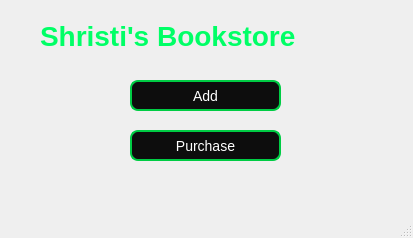
<?xml version="1.0" encoding="UTF-8"?>
<ui version="4.0">
 <class>MainWindow</class>
 <widget class="QMainWindow" name="MainWindow">
  <property name="geometry">
   <rect>
    <x>0</x>
    <y>0</y>
    <width>413</width>
    <height>238</height>
   </rect>
  </property>
  <property name="windowTitle">
   <string>MainWindow</string>
  </property>
  <widget class="QWidget" name="centralwidget">
   <widget class="QLabel" name="label">
    <property name="geometry">
     <rect>
      <x>40</x>
      <y>20</y>
      <width>341</width>
      <height>31</height>
     </rect>
    </property>
    <property name="styleSheet">
     <string notr="true">QLabel {
    color: #00ff66; 
    background-color: transparent;
    font-family: &quot;Consolas&quot;, &quot;Courier New&quot;, monospace;
    font-size: 28px;
    font-weight: bold;
    text-align: center;
    text-shadow: 0px 0px 10px #00ff66;
}</string>
    </property>
    <property name="text">
     <string>Shristi's Bookstore</string>
    </property>
   </widget>
   <widget class="QPushButton" name="pushButton">
    <property name="geometry">
     <rect>
      <x>130</x>
      <y>80</y>
      <width>151</width>
      <height>31</height>
     </rect>
    </property>
    <property name="styleSheet">
     <string notr="true">QPushButton {
    background-color: #0d0d0d;
    color: #ffffff;
    border: 2px solid #00cc44;
    border-radius: 8px;
    padding: 8px 16px;
    font-family: &quot;Consolas&quot;, &quot;Courier New&quot;, monospace;
    font-size: 14px;
}

QPushButton:hover {
    background-color: #1a1a1a; 
    border: 2px solid #00ff66;
    color: #00ffcc;
}

QPushButton:pressed {
    background-color: #003300; 
    border: 2px solid #00ff66;
}</string>
    </property>
    <property name="text">
     <string>Add</string>
    </property>
   </widget>
   <widget class="QPushButton" name="pushButton_2">
    <property name="geometry">
     <rect>
      <x>130</x>
      <y>130</y>
      <width>151</width>
      <height>31</height>
     </rect>
    </property>
    <property name="styleSheet">
     <string notr="true">QPushButton {
    background-color: #0d0d0d;
    color: #ffffff;
    border: 2px solid #00cc44;
    border-radius: 8px;
    padding: 8px 16px;
    font-family: &quot;Consolas&quot;, &quot;Courier New&quot;, monospace;
    font-size: 14px;
}

QPushButton:hover {
    background-color: #1a1a1a;
    border: 2px solid #00ff66;
    color: #00ffcc;
}

QPushButton:pressed {
    background-color: #003300;
    border: 2px solid #00ff66;
}</string>
    </property>
    <property name="text">
     <string>Purchase</string>
    </property>
   </widget>
  </widget>
  <widget class="QStatusBar" name="statusbar"/>
 </widget>
 <resources/>
 <connections/>
</ui>
